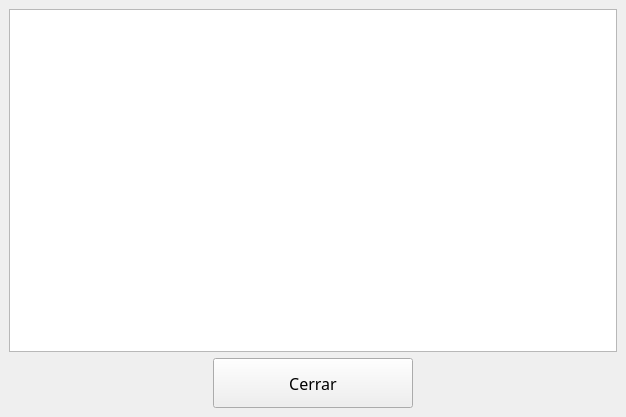
<?xml version="1.0" encoding="UTF-8"?>
<ui version="4.0">
 <class>MainWindow_tabla_puntaje</class>
 <widget class="QMainWindow" name="MainWindow_tabla_puntaje">
  <property name="geometry">
   <rect>
    <x>0</x>
    <y>0</y>
    <width>626</width>
    <height>417</height>
   </rect>
  </property>
  <property name="minimumSize">
   <size>
    <width>626</width>
    <height>417</height>
   </size>
  </property>
  <property name="maximumSize">
   <size>
    <width>626</width>
    <height>417</height>
   </size>
  </property>
  <property name="windowTitle">
   <string>Puntajes</string>
  </property>
  <widget class="QWidget" name="centralwidget">
   <layout class="QVBoxLayout" name="verticalLayout">
    <item>
     <widget class="QTableWidget" name="QTableWidget_Tabla">
      <property name="styleSheet">
       <string notr="true"/>
      </property>
      <property name="editTriggers">
       <set>QAbstractItemView::NoEditTriggers</set>
      </property>
      <attribute name="horizontalHeaderMinimumSectionSize">
       <number>40</number>
      </attribute>
      <attribute name="horizontalHeaderDefaultSectionSize">
       <number>119</number>
      </attribute>
      <attribute name="horizontalHeaderHighlightSections">
       <bool>true</bool>
      </attribute>
      <attribute name="horizontalHeaderShowSortIndicator" stdset="0">
       <bool>false</bool>
      </attribute>
      <attribute name="verticalHeaderVisible">
       <bool>false</bool>
      </attribute>
     </widget>
    </item>
    <item>
     <layout class="QHBoxLayout" name="horizontalLayout">
      <item>
       <spacer name="horizontalSpacer">
        <property name="orientation">
         <enum>Qt::Horizontal</enum>
        </property>
        <property name="sizeHint" stdset="0">
         <size>
          <width>40</width>
          <height>20</height>
         </size>
        </property>
       </spacer>
      </item>
      <item>
       <widget class="QPushButton" name="QPushButton_Cerrar">
        <property name="minimumSize">
         <size>
          <width>200</width>
          <height>50</height>
         </size>
        </property>
        <property name="font">
         <font>
          <family>Kodchasan</family>
          <pointsize>12</pointsize>
         </font>
        </property>
        <property name="text">
         <string>Cerrar</string>
        </property>
       </widget>
      </item>
      <item>
       <spacer name="horizontalSpacer_2">
        <property name="orientation">
         <enum>Qt::Horizontal</enum>
        </property>
        <property name="sizeHint" stdset="0">
         <size>
          <width>40</width>
          <height>20</height>
         </size>
        </property>
       </spacer>
      </item>
     </layout>
    </item>
   </layout>
  </widget>
 </widget>
 <resources/>
 <connections/>
</ui>
